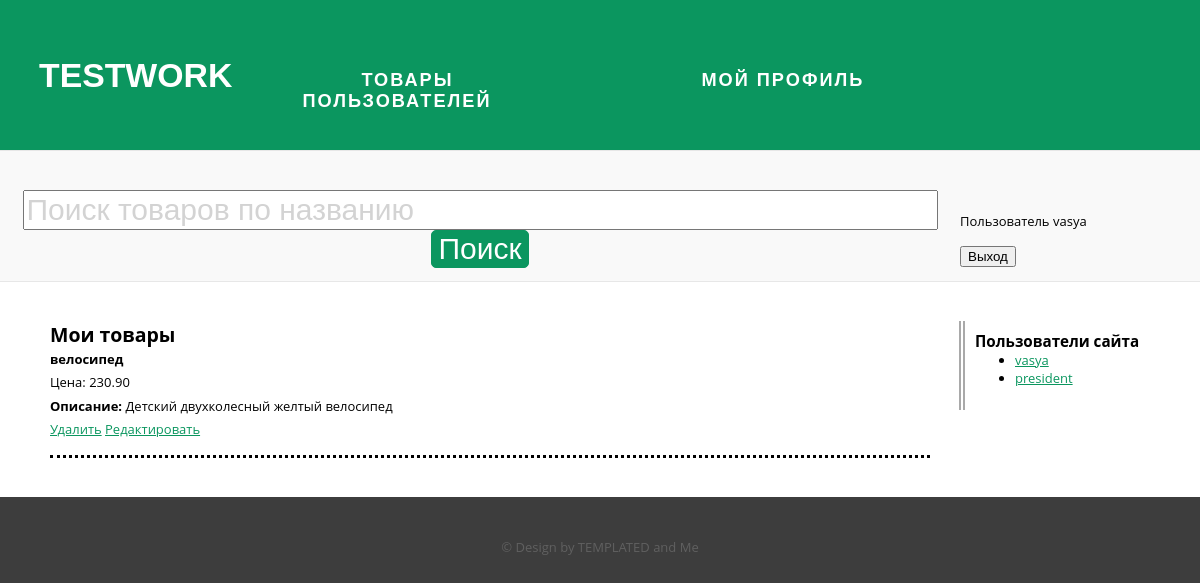
The page /index.php?page=getmyitem (signed in) on the database its author committed.
### tables this page shows
CREATE TABLE IF NOT EXISTS `products` (
  `id` int(11) NOT NULL AUTO_INCREMENT,
  `user_id` int(11) NOT NULL,
  `title` varchar(100) NOT NULL,
  `price` decimal(8,2) NOT NULL,
  `description` text NOT NULL,
  `datetime` int(11) NOT NULL,
  PRIMARY KEY (`id`)
);

CREATE TABLE IF NOT EXISTS `users` (
  `id` int(11) NOT NULL AUTO_INCREMENT,
  `login` varchar(30) NOT NULL,
  `pass` varchar(30) NOT NULL,
  PRIMARY KEY (`id`)
);

### inc/dbLib.php (called while the page is built, shortened)
<?php
    function db_connect(){
        $host = "localhost";
        $login = "root";
        $pass = "";
        $db_name = "shop";
        $connction = mysqli_connect($host, $login, $pass, $db_name) or die(mysqli_connect_errno());
        return $connction;
    }
    function getAllUsers(){
        if(!$connect = db_connect())
            return false;
        $sql = "SELECT id, login FROM users";
        if(!$result = mysqli_query($connect, $sql))
            return false;
        $users = array();
        while($user = mysqli_fetch_array($result, MYSQLI_ASSOC)){
            $users[] = $user;
        }
        return $users;
    }
    function getItemsByUserId($user_id){
        if(!$connect = db_connect())
            return false;
        $sql = "SELECT products.id as prod_id, title, price, description, login, users.id as id FROM users, products
                WHERE users.id = products.user_id AND user_id = $user_id";
        if(!$resultProd = mysqli_query($connect, $sql))
            return false;
        $products = array();
        while($product = mysqli_fetch_array($resultProd, MYSQLI_ASSOC)){
            $products[] = $product;
        }
        return $products;
    }
?>

### validUserViews/getMyItems.view.php (the view)
<?php
    if($validUserName){
        $title = "Мои товары";
        $products = getItemsByUserId($validUserId);
        echo "<h2>$title</h2>";
        if(is_array($products)){
            foreach($products as $product){
?>
    <div id="descr">
        <p>
            <strong><?php echo $product['title']?></strong><br/>Цена: <?php echo $product['price']?><br />
            <strong>Описание: </strong><?php echo $product['description']?><br />
            <a href="<?echo "/inc/deleteItem.php?id={$product['prod_id']}"?>">Удалить</a>
            <a href="<?echo "?page=redactitem&id={$product['prod_id']}"?>">Редактировать</a>
        </p>
    </div>
<?php
}}}
?>

### views/sidebar.view.php
<h3>Пользователи сайта</h3>
    <ul>
        <?php
            $users = getAllUsers();
            foreach($users as $user){
        ?>
            <li><a href="index.php?userid=<?php echo $user['id']?>"><?php echo $user['login']?></a></li>
        <?php
        }
        ?>
    </ul>

### default.css (style rules this page uses)
body { height: 100%; }
body { margin: 0px; padding: 0px; background: #3D3D3D; font-family: 'Open Sans', sans-serif; font-size: 13px; color: #000000; }
h1, h2, h3 { margin: 0; padding: 0; }
p, ol, ul { margin-top: 0px; }
p { line-height: 180%; }
a { color: #0B965F; }
#descr { border-bottom: black 3px dotted; }

### rows shown on the page
products: title "велосипед", price "230.90", description "Детский двухколесный желтый велосипед"
users: login "vasya"
users: login "president"

### other values the page prints
$validUserName "vasya"
$title "Мои товары"
